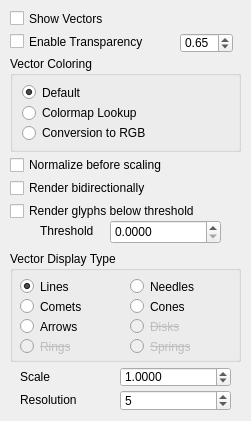
<?xml version="1.0" encoding="UTF-8"?>
<ui version="4.0">
 <class>ShowFieldGlyphsVectorTabDialog</class>
 <widget class="QWidget" name="ShowFieldGlyphsVectorTabDialog">
  <property name="geometry">
   <rect>
    <x>0</x>
    <y>0</y>
    <width>251</width>
    <height>421</height>
   </rect>
  </property>
  <property name="sizePolicy">
   <sizepolicy hsizetype="Expanding" vsizetype="Expanding">
    <horstretch>0</horstretch>
    <verstretch>0</verstretch>
   </sizepolicy>
  </property>
  <property name="minimumSize">
   <size>
    <width>250</width>
    <height>395</height>
   </size>
  </property>
  <property name="font">
   <font>
    <weight>50</weight>
    <bold>false</bold>
   </font>
  </property>
  <property name="windowTitle">
   <string>Secondary</string>
  </property>
  <widget class="QCheckBox" name="showVectorsCheckBox_">
   <property name="geometry">
    <rect>
     <x>10</x>
     <y>10</y>
     <width>171</width>
     <height>17</height>
    </rect>
   </property>
   <property name="sizePolicy">
    <sizepolicy hsizetype="Minimum" vsizetype="Fixed">
     <horstretch>0</horstretch>
     <verstretch>0</verstretch>
    </sizepolicy>
   </property>
   <property name="minimumSize">
    <size>
     <width>0</width>
     <height>0</height>
    </size>
   </property>
   <property name="text">
    <string>Show Vectors</string>
   </property>
  </widget>
  <widget class="QGroupBox" name="vectorDisplayTypeGroupBox_">
   <property name="geometry">
    <rect>
     <x>10</x>
     <y>251</y>
     <width>231</width>
     <height>111</height>
    </rect>
   </property>
   <property name="title">
    <string>Vector Display Type</string>
   </property>
   <widget class="QRadioButton" name="vectorsAsLinesRButton_">
    <property name="geometry">
     <rect>
      <x>10</x>
      <y>25</y>
      <width>101</width>
      <height>21</height>
     </rect>
    </property>
    <property name="text">
     <string>Lines</string>
    </property>
    <property name="checked">
     <bool>true</bool>
    </property>
   </widget>
   <widget class="QRadioButton" name="vectorsAsNeedlesRButton_">
    <property name="geometry">
     <rect>
      <x>120</x>
      <y>25</y>
      <width>91</width>
      <height>21</height>
     </rect>
    </property>
    <property name="text">
     <string>Needles</string>
    </property>
   </widget>
   <widget class="QRadioButton" name="vectorsAsCometsRButton_">
    <property name="enabled">
     <bool>true</bool>
    </property>
    <property name="geometry">
     <rect>
      <x>10</x>
      <y>45</y>
      <width>101</width>
      <height>21</height>
     </rect>
    </property>
    <property name="font">
     <font>
      <strikeout>false</strikeout>
     </font>
    </property>
    <property name="text">
     <string>Comets</string>
    </property>
   </widget>
   <widget class="QRadioButton" name="vectorsAsConesRButton_">
    <property name="geometry">
     <rect>
      <x>120</x>
      <y>45</y>
      <width>91</width>
      <height>21</height>
     </rect>
    </property>
    <property name="text">
     <string>Cones</string>
    </property>
   </widget>
   <widget class="QRadioButton" name="vectorsAsArrowsRButton_">
    <property name="geometry">
     <rect>
      <x>10</x>
      <y>65</y>
      <width>101</width>
      <height>21</height>
     </rect>
    </property>
    <property name="text">
     <string>Arrows</string>
    </property>
   </widget>
   <widget class="QRadioButton" name="vectorsAsSpringsRButton_">
    <property name="enabled">
     <bool>false</bool>
    </property>
    <property name="geometry">
     <rect>
      <x>120</x>
      <y>85</y>
      <width>91</width>
      <height>21</height>
     </rect>
    </property>
    <property name="font">
     <font>
      <strikeout>true</strikeout>
     </font>
    </property>
    <property name="text">
     <string>Springs</string>
    </property>
   </widget>
   <widget class="QRadioButton" name="vectorsAsRingsRButton_">
    <property name="enabled">
     <bool>false</bool>
    </property>
    <property name="geometry">
     <rect>
      <x>10</x>
      <y>85</y>
      <width>101</width>
      <height>21</height>
     </rect>
    </property>
    <property name="font">
     <font>
      <strikeout>true</strikeout>
     </font>
    </property>
    <property name="text">
     <string>Rings</string>
    </property>
   </widget>
   <widget class="QRadioButton" name="vectorsAsDisksRButton_">
    <property name="enabled">
     <bool>false</bool>
    </property>
    <property name="geometry">
     <rect>
      <x>120</x>
      <y>65</y>
      <width>91</width>
      <height>21</height>
     </rect>
    </property>
    <property name="font">
     <font>
      <strikeout>true</strikeout>
     </font>
    </property>
    <property name="text">
     <string>Disks</string>
    </property>
   </widget>
  </widget>
  <widget class="QCheckBox" name="enableTransparencyVectorsCheckBox_">
   <property name="geometry">
    <rect>
     <x>10</x>
     <y>33</y>
     <width>161</width>
     <height>17</height>
    </rect>
   </property>
   <property name="minimumSize">
    <size>
     <width>0</width>
     <height>0</height>
    </size>
   </property>
   <property name="text">
    <string>Enable Transparency</string>
   </property>
  </widget>
  <widget class="QCheckBox" name="normalizeVectorsCheckBox_">
   <property name="enabled">
    <bool>true</bool>
   </property>
   <property name="geometry">
    <rect>
     <x>10</x>
     <y>155</y>
     <width>221</width>
     <height>20</height>
    </rect>
   </property>
   <property name="minimumSize">
    <size>
     <width>0</width>
     <height>20</height>
    </size>
   </property>
   <property name="font">
    <font>
     <strikeout>false</strikeout>
    </font>
   </property>
   <property name="text">
    <string>Normalize before scaling</string>
   </property>
  </widget>
  <widget class="QCheckBox" name="bidirectionalVectorsCheckBox_">
   <property name="enabled">
    <bool>true</bool>
   </property>
   <property name="geometry">
    <rect>
     <x>10</x>
     <y>178</y>
     <width>221</width>
     <height>20</height>
    </rect>
   </property>
   <property name="minimumSize">
    <size>
     <width>0</width>
     <height>20</height>
    </size>
   </property>
   <property name="font">
    <font>
     <strikeout>false</strikeout>
    </font>
   </property>
   <property name="text">
    <string>Render bidirectionally</string>
   </property>
  </widget>
  <widget class="QSpinBox" name="vectorsResolutionSpinBox_">
   <property name="geometry">
    <rect>
     <x>120</x>
     <y>390</y>
     <width>111</width>
     <height>21</height>
    </rect>
   </property>
   <property name="minimum">
    <number>3</number>
   </property>
   <property name="maximum">
    <number>20</number>
   </property>
   <property name="value">
    <number>5</number>
   </property>
  </widget>
  <widget class="QCheckBox" name="renderVectorsBelowThresholdCheckBox_">
   <property name="enabled">
    <bool>true</bool>
   </property>
   <property name="geometry">
    <rect>
     <x>10</x>
     <y>201</y>
     <width>221</width>
     <height>20</height>
    </rect>
   </property>
   <property name="minimumSize">
    <size>
     <width>0</width>
     <height>20</height>
    </size>
   </property>
   <property name="font">
    <font>
     <strikeout>false</strikeout>
    </font>
   </property>
   <property name="text">
    <string>Render glyphs below threshold</string>
   </property>
  </widget>
  <widget class="QGroupBox" name="vectorsColoringGroupBox_">
   <property name="enabled">
    <bool>true</bool>
   </property>
   <property name="geometry">
    <rect>
     <x>10</x>
     <y>56</y>
     <width>231</width>
     <height>96</height>
    </rect>
   </property>
   <property name="title">
    <string>Vector Coloring</string>
   </property>
   <layout class="QVBoxLayout" name="verticalLayout_11">
    <item>
     <widget class="QRadioButton" name="defaultVectorsColoringRButton_">
      <property name="text">
       <string>Default</string>
      </property>
      <property name="checked">
       <bool>true</bool>
      </property>
     </widget>
    </item>
    <item>
     <widget class="QRadioButton" name="colormapLookupVectorsColoringRButton_">
      <property name="text">
       <string>Colormap Lookup</string>
      </property>
      <property name="checked">
       <bool>false</bool>
      </property>
     </widget>
    </item>
    <item>
     <widget class="QRadioButton" name="conversionRGBVectorsColoringRButton_">
      <property name="enabled">
       <bool>true</bool>
      </property>
      <property name="font">
       <font>
        <strikeout>false</strikeout>
       </font>
      </property>
      <property name="text">
       <string>Conversion to RGB</string>
      </property>
     </widget>
    </item>
   </layout>
  </widget>
  <widget class="QDoubleSpinBox" name="scaleVectorsDoubleSpinBox_">
   <property name="enabled">
    <bool>true</bool>
   </property>
   <property name="geometry">
    <rect>
     <x>120</x>
     <y>367</y>
     <width>111</width>
     <height>20</height>
    </rect>
   </property>
   <property name="decimals">
    <number>4</number>
   </property>
   <property name="minimum">
    <double>0.000100000000000</double>
   </property>
   <property name="maximum">
    <double>100.000000000000000</double>
   </property>
   <property name="singleStep">
    <double>0.100000000000000</double>
   </property>
   <property name="value">
    <double>1.000000000000000</double>
   </property>
  </widget>
  <widget class="QLabel" name="label_10">
   <property name="geometry">
    <rect>
     <x>20</x>
     <y>367</y>
     <width>91</width>
     <height>20</height>
    </rect>
   </property>
   <property name="text">
    <string>Scale</string>
   </property>
  </widget>
  <widget class="QLabel" name="label_11">
   <property name="geometry">
    <rect>
     <x>20</x>
     <y>390</y>
     <width>91</width>
     <height>20</height>
    </rect>
   </property>
   <property name="text">
    <string>Resolution</string>
   </property>
  </widget>
  <widget class="QDoubleSpinBox" name="vectorsTransparencyDoubleSpinBox_">
   <property name="geometry">
    <rect>
     <x>180</x>
     <y>33</y>
     <width>53</width>
     <height>20</height>
    </rect>
   </property>
   <property name="maximum">
    <double>1.000000000000000</double>
   </property>
   <property name="singleStep">
    <double>0.010000000000000</double>
   </property>
   <property name="value">
    <double>0.650000000000000</double>
   </property>
  </widget>
  <widget class="QDoubleSpinBox" name="thresholdDoubleSpinBox_">
   <property name="geometry">
    <rect>
     <x>110</x>
     <y>220</y>
     <width>111</width>
     <height>24</height>
    </rect>
   </property>
   <property name="decimals">
    <number>4</number>
   </property>
   <property name="maximum">
    <double>100.000000000000000</double>
   </property>
   <property name="singleStep">
    <double>0.100000000000000</double>
   </property>
  </widget>
  <widget class="QLabel" name="label">
   <property name="geometry">
    <rect>
     <x>40</x>
     <y>220</y>
     <width>60</width>
     <height>21</height>
    </rect>
   </property>
   <property name="text">
    <string>Threshold</string>
   </property>
  </widget>
 </widget>
 <resources/>
 <connections/>
</ui>
